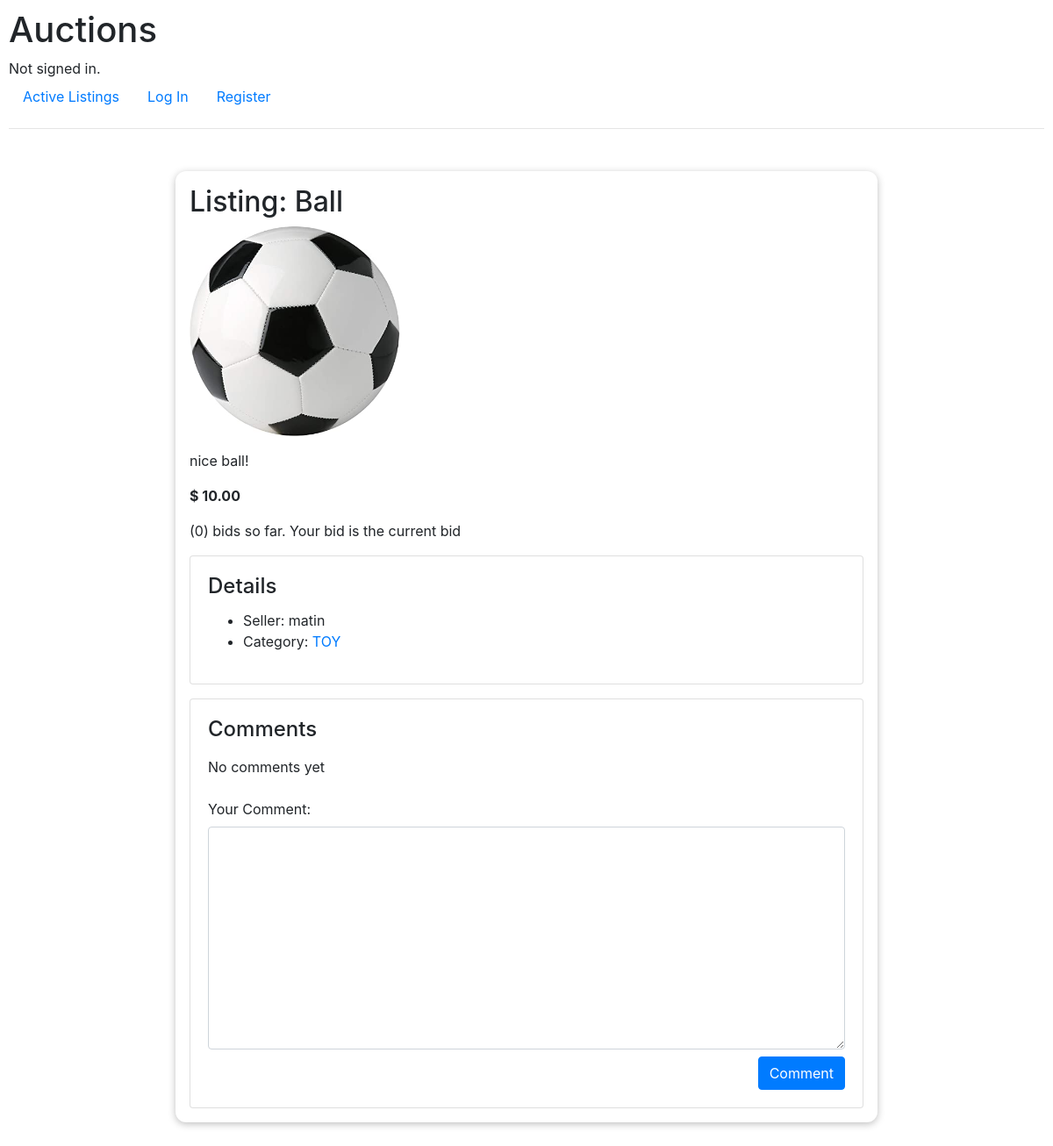
/auction-detail/1, run on an earlier commit of the app's database.
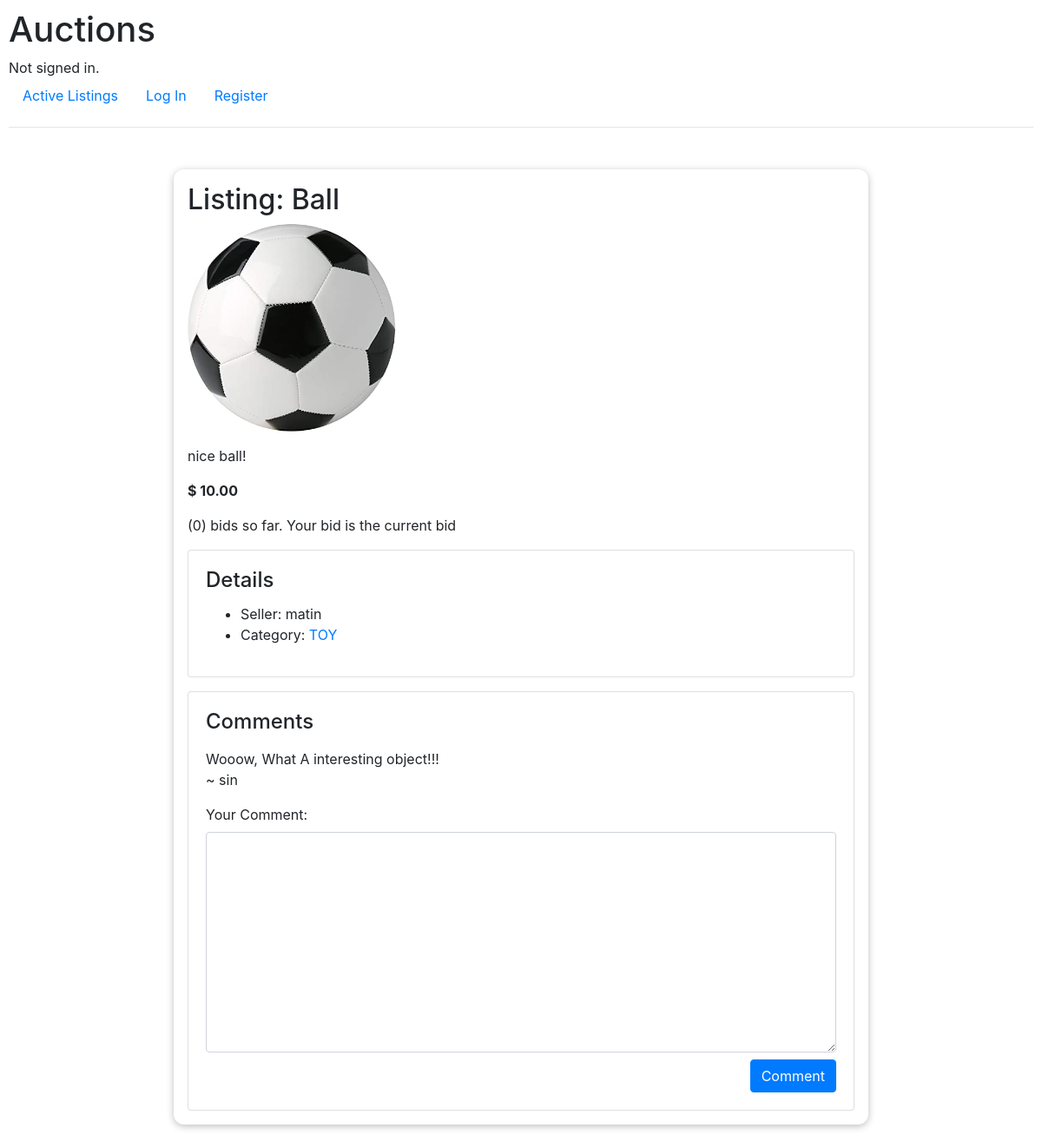
And on a later commit of the database.
### auctions/models.py (models this page shows, shortened)
class Auction(models.Model):
    title = models.CharField(max_length=255)
    created_by = models.ForeignKey(
        User, on_delete=models.CASCADE, related_name="auctions")
    current_price = models.DecimalField(
        max_digits=10, decimal_places=2, validators={MinValueValidator: 1.00})
    description = models.TextField(blank=True)
    date =models.DateTimeField(auto_now_add=True)
    image = models.ImageField(upload_to="images", null=True, blank=False)
    categories = models.CharField(
        max_length=255, choices=CATEGORY, default="NON")
    active = models.BooleanField(default=True)
    users_watchlist = models.ManyToManyField(
        User, blank=True, related_name="watchlist")

class User(AbstractUser):
    pass

class Comment(models.Model):
    user_name = models.ForeignKey(User, on_delete=models.CASCADE)
    text = models.TextField(max_length=400)
    auction = models.ForeignKey(
        Auction, on_delete=models.CASCADE, related_name="comments")

### auctions/views.py (the view, shortened to what this page needs)
# urls.py: path("auction-detail/<int:pk>", views.AuctionDetailView.as_view(), name="auction-detail"),
class AuctionDetailView(CreateView):
    template_name = "auctions/detail-auction.html"
    form_class = BidForm
    def get_context_data(self, **kwargs):
        context = super().get_context_data(**kwargs)
        request = self.request
        auction = get_object_or_404(Auction, id=self.kwargs.get("pk"))
        bids = auction.bids.order_by("-price")
        context["auction"] = auction
        context["total_bid"] = bids.count()
        comments = auction.comments.all()
        context["comments"] = comments
        context["comment_form"] = CommentForm()
        try:
            highest = bids.first()
            context["highest"] = highest.price
            context["best_suggest_user"] = highest.user_name
        except AttributeError:
            pass
        if request.user in auction.users_watchlist.all():
            context["is_watch_list"] =  True
        else:
            context["is_watch_list"] =  False
        return context

### auctions/forms.py
class BidForm(forms.ModelForm):
    class Meta:
        model = Bid
        exclude = ["user_name", "auction"]
        labels = {
            "price": ''
        }
        widgets = {
            "price": forms.NumberInput(attrs={
                "placeholder": "Bid",
                "min": 0.01,
                "max": 100000000000,
                "class": "form-control"
            })
        }
        error_messages = {
            "price": {
                "required": "Your price must be filled",
            }
        }

class CommentForm(forms.ModelForm):
    class Meta:
        model = Comment
        fields = ["text"]
        labels = {
            "text": "Your Comment:"
        }
        widgets = {
            "text": forms.Textarea(attrs={
                "class": "form-control"
            })
        }

### auctions/templates/auctions/detail-auction.html (shortened to what this page needs)
{% extends "auctions/layout.html" %}
{% block body %}
    <div class="auction-detail">
        <h2>Listing: {{ auction.title|capfirst }}</h2>
        <img src="{{ auction.image.url }}">
        <p>{{ auction.description|linebreaks }}</p>
        <div class="bid-section">
            <p><strong>${% if highest %} {{ highest }} {% else %} {{ auction.current_price }} {% endif %}</strong></p>
            {% if auction.active %}
            <p>({{ total_bid }}) bids so far. {% if best_suggest_user.id == user.id %} Your bid is the current bid {% endif %}</p>
            {% endif %}
        </div>
        <div class="card mb-3">
            <div class="card-body">
                <h4 class="card-title">Details</h4>
                <ul>
                    <li>Seller: {{auction.created_by}}</li>
                    <li>Category: <a href="{% url 'show-category' auction.categories %}">{{auction.categories}}</a></li>
                </ul>
            </div>
        </div>
        <div class="card">
            <div class="card-body">
                <h4 class="card-title">Comments</h4>
                <p class="card-text">
                    <div class="comment-section mb-4">
                        {% for comment in comments %}
                            <div class="single-comment mb-3">
                                <div class="comment-text">
                                    {{ comment.text }}
                                </div>
                                <div class="comment-author">
                                    ~ {{ comment.user_name }}
                                </div>
                        {% empty %}
                            <div class="no-comment">
                                No comments yet
                            </div>
                        {% endfor %}
                    </div>
                    <form action="{% url 'handle_comment' auction.id %}" method="POST">
                        <div class="mb-2">
                            {{ comment_form }}
                        </div>
                        <input type="submit" value="Comment" class="btn btn-primary btn-new-blue" style="float: right;">
                    </form>
                </p>
            </div>
        </div>
    </div>
{% endblock %}

### auctions/templates/auctions/layout.html (shortened to what this page needs)
{% load static %}
<!DOCTYPE html>
<html lang="en">
    <head>
        <link rel="stylesheet" href="https://stackpath.bootstrapcdn.com/bootstrap/4.4.1/css/bootstrap.min.css">
        <link href="{% static 'auctions/styles.css' %}" rel="stylesheet">
    </head>
    <body>
        <h1>Auctions</h1>
        <div>
            {% if user.is_authenticated %}
                Signed in as <strong>{{ user.username }}</strong>.
            {% else %}
                Not signed in.
            {% endif %}
        </div>
        <ul class="nav">
            <li class="nav-item">
                <a class="nav-link" href="{% url 'index' %}">Active Listings</a>
            </li>
            {% if user.is_authenticated %}
                <li class="nav-item">
                    <a class="nav-link" href="{% url 'logout' %}">Log Out</a>
                </li>
                <li class="nav-item">
                    <a class="nav-link" href="{% url 'create-listing' %}">Create Listing</a>
                </li>
                <li class="nav-item">
                    <a class="nav-link" href="{% url 'show-watchlist' %}">Watch List</a>
                </li>
            {% else %}
                <li class="nav-item">
                    <a class="nav-link" href="{% url 'login' %}">Log In</a>
                </li>
                <li class="nav-item">
                    <a class="nav-link" href="{% url 'register' %}">Register</a>
                </li>
            {% endif %}
        </ul>
        <hr>
        {% block body %}
        {% endblock %}
    </body>
</html>

### auctions/static/auctions/styles.css (style rules this page uses)
body { padding: 10px; }
.auction-detail { margin: 3rem auto; width: 90%; max-width: 50rem; padding: 1rem; border-radius: 12px; background-color: white; box-shadow: 0 2px 8px rgba(0,0,0, 0.26); }
.auction-detail img { max-height: 15rem; }

What changed in the data, as far as the page shows it:
added Comment: text "Wooow, What A interesting object!!!", user_name "sin"
Also different on the page:
text no longer shown: "No comments yet"
